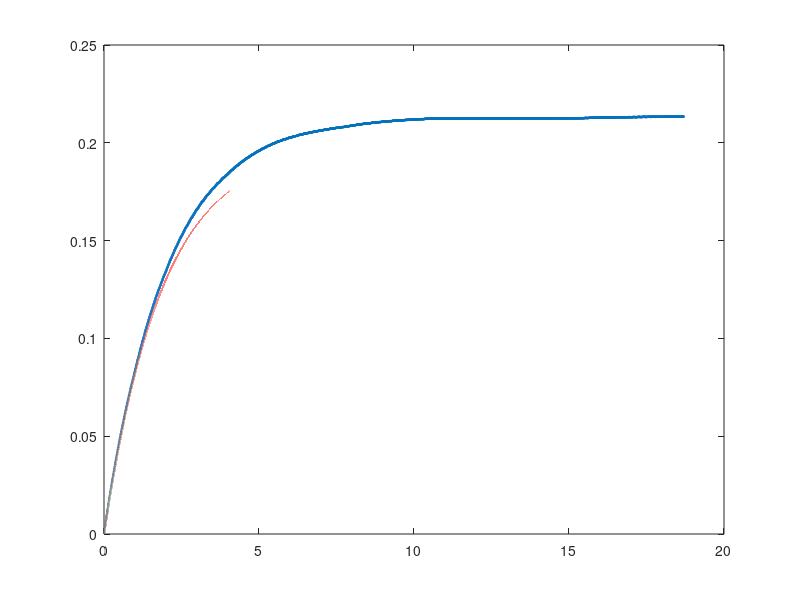

The MATLAB script that drew this image: (Note: this script raises an error after producing the figure.)
%% =========================================================
% PWM调压 + 一阶RC低通完整仿真
%
% 包含：
% 1. 从0V开始建立到最终稳态
% 2. Duty_old -> Duty_new 的小步进建立过程
% 3. 两种情况的稳定时间计算
% 4. 最终稳态PWM及输出纹波
%
%% =========================================================

clear;
clc;
close all;


%% =========================================================
% 1. 用户参数
% ==========================================================

V_PWM = 3.3;              % PWM峰值 [V]

f_PWM = 100e3;             % PWM频率 [Hz]

Duty_old = 0.05;          % 旧占空比

Duty_new = 0.06;          % 新占空比


%% =========================================================
% 2. RC参数
% ==========================================================

R = 85e3;                 % 电阻 [Ohm]

C = 22e-9;               % 223电容
                           % 22nF = 0.022uF


%% =========================================================
% 3. 仿真参数
% ==========================================================

points_per_period = 200;

N_period_show = 10;

% 允许的绝对稳定误差
V_error_allow = 1e-3;     % 1mV


%% =========================================================
% 4. 基本参数
% ==========================================================

T_PWM = 1/f_PWM;

tau = R*C;

fc = 1/(2*pi*R*C);


% 旧稳态电压
V_old = V_PWM*Duty_old;

% 新稳态目标电压
V_new = V_PWM*Duty_new;

% 占空比步进对应的电压变化
Delta_V_step = abs(V_new-V_old);


%% =========================================================
% 5. 从0V建立到最终稳态的稳定时间
% ==========================================================

% 从0V建立到V_new
%
% 输出平均包络：
%
% V(t) = V_new*(1-exp(-t/tau))
%
% 剩余误差：
%
% error(t) = V_new*exp(-t/tau)


if V_new > V_error_allow

    t_settle_0_to_final = ...
        -tau*log(V_error_allow/V_new);

else

    t_settle_0_to_final = 0;

end


% 常用百分比稳定时间

t_5pct = -tau*log(0.05);

t_1pct = -tau*log(0.01);

t_01pct = -tau*log(0.001);


%% =========================================================
% 6. Duty_old -> Duty_new 的稳定时间
% ==========================================================

if Delta_V_step > V_error_allow

    t_settle_step = ...
        -tau*log(V_error_allow/Delta_V_step);

else

    t_settle_step = 0;

end


%% =========================================================
% 7. 自动设置仿真时间
% ==========================================================

% 至少10tau
% 同时至少100个PWM周期

t_end = max(10*tau,100*T_PWM);


dt = T_PWM/points_per_period;

t = 0:dt:t_end;


%% =========================================================
% 8. 情况1：从0V开始建立
% ==========================================================

% 从t=0开始就使用Duty_new

PWM_zero = ...
    V_PWM*(mod(t,T_PWM) < Duty_new*T_PWM);


Vout_zero = zeros(size(t));


% 初始条件
Vout_zero(1) = 0;


for k = 1:length(t)-1

    dV = ...
        (PWM_zero(k)-Vout_zero(k))/(R*C);

    Vout_zero(k+1) = ...
        Vout_zero(k) + dV*dt;

end


%% =========================================================
% 9. 从0开始的理论平均包络
% ==========================================================

V_theory_zero = ...
    V_new*(1-exp(-t/tau));


%% =========================================================
% 10. 情况2：Duty_old -> Duty_new
% ==========================================================

PWM_step = ...
    V_PWM*(mod(t,T_PWM) < Duty_new*T_PWM);


Vout_step = zeros(size(t));


% 初始条件：
% 从旧稳态电压开始

Vout_step(1) = V_old;


for k = 1:length(t)-1

    dV = ...
        (PWM_step(k)-Vout_step(k))/(R*C);

    Vout_step(k+1) = ...
        Vout_step(k) + dV*dt;

end


%% =========================================================
% 11. 小步进理论平均包络
% ==========================================================

V_theory_step = ...
    V_new + ...
    (V_old-V_new)*exp(-t/tau);


%% =========================================================
% 12. 截取最终稳态
% ==========================================================

t_start_ss = ...
    t_end - N_period_show*T_PWM;


idx_ss = ...
    t >= t_start_ss;


t_ss = t(idx_ss);

PWM_ss = PWM_step(idx_ss);

Vout_ss = Vout_step(idx_ss);


% 横坐标从0开始

t_ss = t_ss-t_ss(1);

t_ss_us = t_ss*1e6;


%% =========================================================
% 13. 稳态参数
% ==========================================================

Vavg = mean(Vout_ss);

Vmax = max(Vout_ss);

Vmin = min(Vout_ss);

Ripple = Vmax-Vmin;


%% =========================================================
% 14. 打印结果
% ==========================================================

fprintf('\n');
fprintf('============================================\n');
fprintf('PWM + 一阶RC仿真结果\n');
fprintf('============================================\n');


fprintf('\nPWM参数：\n');

fprintf('PWM峰值             = %.3f V\n',V_PWM);

fprintf('PWM频率             = %.3f kHz\n',f_PWM/1e3);

fprintf('PWM周期             = %.3f us\n',T_PWM*1e6);


fprintf('\nRC参数：\n');

fprintf('R                   = %.3f kOhm\n',R/1e3);

fprintf('C                   = %.3f nF\n',C*1e9);

fprintf('时间常数 tau        = %.3f ms\n',tau*1e3);

fprintf('截止频率 fc         = %.3f Hz\n',fc);


fprintf('\n============================================\n');
fprintf('占空比和目标电压\n');
fprintf('============================================\n');

fprintf('旧Duty              = %.2f %%\n',...
        Duty_old*100);

fprintf('新Duty              = %.2f %%\n',...
        Duty_new*100);

fprintf('旧稳态电压          = %.6f V\n',...
        V_old);

fprintf('新稳态电压          = %.6f V\n',...
        V_new);

fprintf('单次步进电压变化    = %.3f mV\n',...
        Delta_V_step*1e3);


fprintf('\n============================================\n');
fprintf('从0V建立到最终稳态\n');
fprintf('============================================\n');

fprintf('目标电压            = %.6f V\n',...
        V_new);

fprintf('允许误差            = %.3f mV\n',...
        V_error_allow*1e3);

fprintf('进入 ±5%%           = %.3f ms\n',...
        t_5pct*1e3);

fprintf('进入 ±1%%           = %.3f ms\n',...
        t_1pct*1e3);

fprintf('进入 ±0.1%%         = %.3f ms\n',...
        t_01pct*1e3);

fprintf('按 %.3f mV误差稳定 = %.3f ms\n',...
        V_error_allow*1e3,...
        t_settle_0_to_final*1e3);


fprintf('\n============================================\n');
fprintf('Duty_old -> Duty_new 步进\n');
fprintf('============================================\n');

fprintf('电压变化量          = %.3f mV\n',...
        Delta_V_step*1e3);

fprintf('允许误差            = %.3f mV\n',...
        V_error_allow*1e3);

fprintf('步进稳定时间        = %.3f ms\n',...
        t_settle_step*1e3);


fprintf('\n============================================\n');
fprintf('最终稳态\n');
fprintf('============================================\n');

fprintf('理论平均电压        = %.6f V\n',...
        V_new);

fprintf('仿真平均电压        = %.6f V\n',...
        Vavg);

fprintf('最大电压            = %.6f V\n',...
        Vmax);

fprintf('最小电压            = %.6f V\n',...
        Vmin);

fprintf('纹波                = %.3f mVpp\n',...
        Ripple*1e3);


%% =========================================================
% 15. 图1：从0V建立到最终稳态
% ==========================================================

figure(1);

set(gcf,...
    'Name','从0V建立到最终稳态',...
    'Position',[100 100 1200 600]);


t_ms = t*1e3;


plot(t_ms,...
     Vout_zero,...
     'LineWidth',1.5);

hold on;


% 理论包络
plot(t_ms,...
     V_theory_zero,...
     '--',...
     'LineWidth',1.5);


% 目标值
yline(V_new,...
      '--',...
      '最终目标电压');


% 允许误差区域
yline(V_new+V_error_allow,...
      ':',...
      '+允许误差');

yline(V_new-V_error_allow,...
      ':',...
      '-允许误差');


% 时间常数
xline(tau*1e3,...
      ':',...
      '1\tau');


% 1%时间
xline(t_1pct*1e3,...
      ':',...
      '±1%');


% 实际设定稳定时间
xline(t_settle_0_to_final*1e3,...
      '--',...
      '稳定时间');


grid on;

xlabel('时间 / ms');

ylabel('输出电压 / V');


title(sprintf(...
    '从0V建立到 %.3fV，稳定时间 %.3f ms',...
    V_new,...
    t_settle_0_to_final*1e3));


legend(...
    'PWM实际RC输出',...
    '理论平均包络',...
    '最终目标',...
    'Location','best');


%% =========================================================
% 16. 图2：0V建立过程局部放大
% ==========================================================

figure(2);

set(gcf,...
    'Name','0V建立过程放大',...
    'Position',[120 120 1200 550]);


plot(t_ms,...
     Vout_zero,...
     'LineWidth',1.5);

hold on;


plot(t_ms,...
     V_theory_zero,...
     '--',...
     'LineWidth',1.5);


yline(V_new,...
      '--',...
      '目标值');


yline(V_new+V_error_allow,...
      ':');

yline(V_new-V_error_allow,...
      ':');


xline(t_settle_0_to_final*1e3,...
      '--',...
      '稳定时间');


grid on;

xlabel('时间 / ms');

ylabel('输出电压 / V');


title(sprintf(...
    '0V → %.3fV，允许误差 ±%.1f mV',...
    V_new,...
    V_error_allow*1e3));


xlim([0 min(t_end,6*tau)*1e3]);


%% =========================================================
% 17. 图3：Duty_old -> Duty_new建立过程
% ==========================================================

figure(3);

set(gcf,...
    'Name','占空比步进建立过程',...
    'Position',[140 140 1200 600]);


plot(t_ms,...
     Vout_step,...
     'LineWidth',1.5);

hold on;


plot(t_ms,...
     V_theory_step,...
     '--',...
     'LineWidth',1.5);


yline(V_old,...
      ':',...
      '旧稳态');


yline(V_new,...
      '--',...
      '新稳态');


yline(V_new+V_error_allow,...
      ':');

yline(V_new-V_error_allow,...
      ':');


xline(t_settle_step*1e3,...
      '--',...
      '步进稳定时间');


grid on;

xlabel('时间 / ms');

ylabel('输出电压 / V');


title(sprintf(...
    'Duty %.1f%% → %.1f%%，%.3fV → %.3fV',...
    Duty_old*100,...
    Duty_new*100,...
    V_old,...
    V_new));


legend(...
    'PWM实际RC输出',...
    '理论平均包络',...
    '旧稳态',...
    '新稳态',...
    'Location','best');


%% =========================================================
% 18. 图4：两种建立过程放一起比较
% ==========================================================

figure(4);

set(gcf,...
    'Name','两种建立过程对比',...
    'Position',[160 160 1200 600]);


plot(t_ms,...
     Vout_zero,...
     'LineWidth',1.5);

hold on;


plot(t_ms,...
     Vout_step,...
     'LineWidth',1.5);


yline(V_new,...
      '--',...
      '最终目标');


grid on;

xlabel('时间 / ms');

ylabel('输出电压 / V');


legend(...
    '0V → 最终稳态',...
    'Duty old → Duty new',...
    '最终目标',...
    'Location','best');


title('不同初始条件下的RC建立过程');


%% =========================================================
% 19. 图5：最终稳态PWM与RC输出
% ==========================================================

T_PWM_us = T_PWM*1e6;

x_max = N_period_show*T_PWM_us;


figure(5);

set(gcf,...
    'Name','最终稳态PWM和RC输出',...
    'Position',[180 100 1200 700]);


subplot(2,1,1);

plot(t_ss_us,...
     PWM_ss,...
     'LineWidth',1.2);

grid on;

xlim([0 x_max]);

xticks(0:T_PWM_us:x_max);

ylim([-0.2 V_PWM+0.2]);

ylabel('PWM / V');

title(sprintf(...
    '最终PWM，Duty = %.1f%%',...
    Duty_new*100));


subplot(2,1,2);

plot(t_ss_us,...
     Vout_ss,...
     'LineWidth',1.6);

hold on;


yline(Vavg,...
      '--',...
      '平均值');


grid on;

xlim([0 x_max]);

xticks(0:T_PWM_us:x_max);

xlabel('时间 / \mus');

ylabel('V_{out} / V');


title(sprintf(...
    '最终稳态：平均 %.6f V，纹波 %.3f mVpp',...
    Vavg,...
    Ripple*1e3));


%% =========================================================
% 20. 图6：最终稳态纹波放大
% ==========================================================

figure(6);

set(gcf,...
    'Name','最终稳态纹波放大',...
    'Position',[200 150 1200 500]);


plot(t_ss_us,...
     Vout_ss,...
     'LineWidth',1.8);

hold on;


yline(Vavg,...
      '--',...
      '平均值');

yline(Vmax,...
      ':',...
      '最大值');

yline(Vmin,...
      ':',...
      '最小值');


grid on;

xlim([0 x_max]);

xticks(0:T_PWM_us:x_max);

xlabel('时间 / \mus');

ylabel('输出电压 / V');


title(sprintf(...
    '稳态纹波：Vavg = %.6f V，Vpp = %.3f mV',...
    Vavg,...
    Ripple*1e3));
